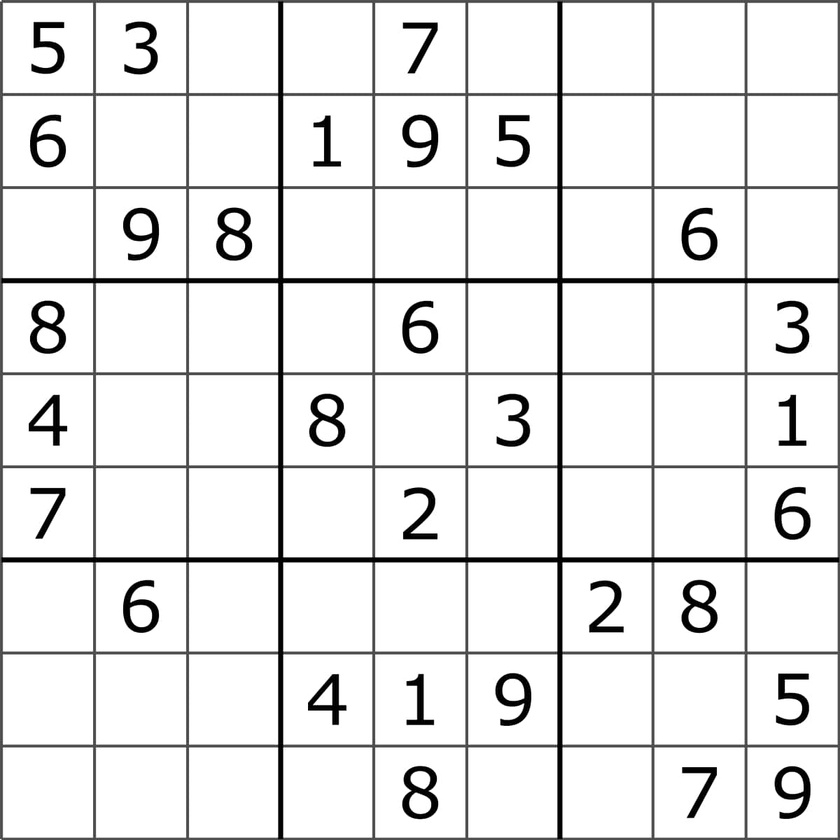
#> input picture sudoku.jpg, 840 x 840 px, shrunk from 1200 x 1200 before the run
$ python sudoku_solve.py
#> lines starting #> are read from the running program, lines starting #| are printed output that depends on the picture
import PIL
from PIL import Image

import pytesseract
pytesseract.pytesseract.tesseract_cmd = r'C:\\Program Files (x86)\\Tesseract-OCR\\tesseract.exe'

#from easy_ocr import ocr_image


Wsudoku = Image.open(r'sudoku.jpg')
#> Wsudoku is the input picture: PIL image 840x840 RGB; min 0, max 255, mean 231.8
Sudoku = [
    [5,3,0,0,7,0,0,0,0],
    [6,0,0,1,9,5,0,0,0],
    [0,9,8,0,0,0,0,6,0],
    [8,0,0,0,6,0,0,0,3],
    [4,0,0,8,0,3,0,0,1],
    [7,0,0,0,2,0,0,0,6],
    [0,6,0,0,0,0,2,8,0],
    [0,0,0,4,1,9,0,0,5],
    [0,0,0,0,8,0,0,7,9]
]

#print(Wsudoku.format)
#print(Wsudoku.size)
#print(Wsudoku.mode)

width, height = Wsudoku.size
#> width = 840; height = 840

Aheight = []
Awidth = []

Cwidth = int(width/9)
#> Cwidth = 93
Cheight = int(height/9)
#> Cheight = 93
for I in range(Cheight,height,Cheight):
    Aheight.append(I)
for J in range(0,width-Cwidth,Cwidth):
    Awidth.append(J)

AI = 0
AJ = 0

def ocr_core(filename):
    text = pytesseract.image_to_string(Image.open(filename))
    return text

Cimage = Wsudoku.crop((Awidth[AJ],Awidth[AI],Aheight[AJ],Aheight[AI]))
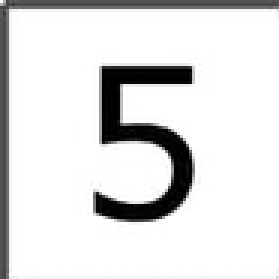
#> Cimage: PIL image 93x93 RGB (shown 3 times larger); min 0, max 255, mean 222.5
# [17 lines of commented-out code are left out]

# [38 lines left out: functions isRow, isColl, isCube, not called in this run]
nope = True
# [20 lines left out: functions null_possible, possible, not called in this run]

def try_solve():
    while 0 in Sudoku:
        possible_num = possible()
        if nope != True:
            for I in range(0,9):
                for J in range(0,9):
                    if len(possible_num[I][J]) == 1 and possible_num[I][J]!=[]:
                        Sudoku[I][J]=possible_num[I][J][0]
        # [12 lines of commented-out code are left out]
    print(Sudoku)

# [7 lines left out: function test, not called in this run]
print(try_solve())
